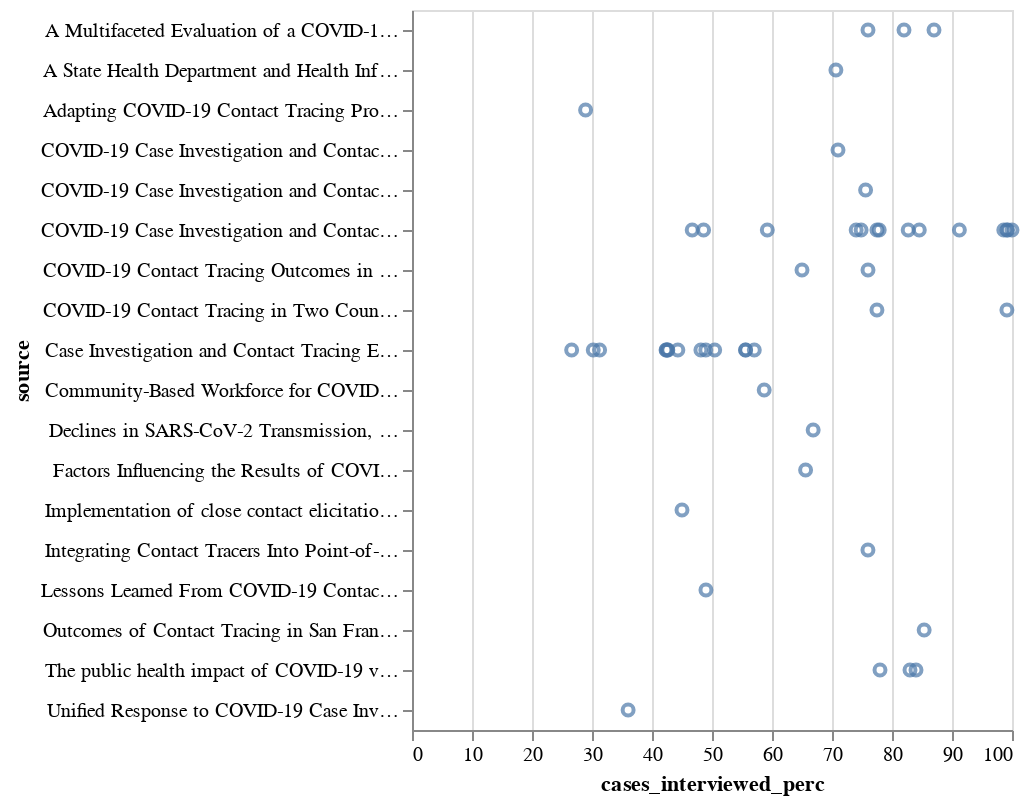

Notebook cell for this chart:
### Code cell
alt.Chart(df).mark_point().encode(
    alt.X("cases_interviewed_perc:Q"),
    alt.Y("source:N")
)
